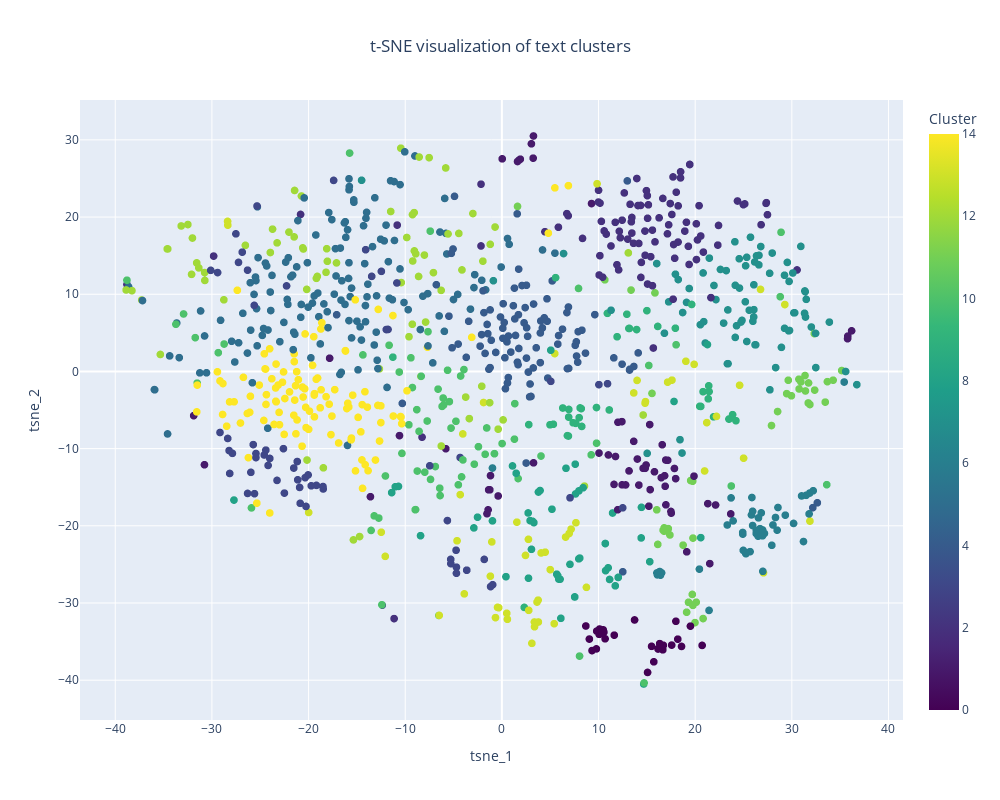

Notebook code for this chart:
### Code cell
kmeans = KMeans(**study.best_params).fit(embeddings)
labels = kmeans.labels_
tsne = TSNE(n_components=2, random_state=42)
tsne_embeddings = tsne.fit_transform(np.array(arr2))

df = pd.DataFrame({
    'tsne_1': tsne_embeddings[:, 0],
    'tsne_2': tsne_embeddings[:, 1],
    'cluster': labels,
    'text': arr1 
})

fig = px.scatter(
    df,
    x='tsne_1',
    y='tsne_2',
    color='cluster',
    hover_data=['text'],
    title='t-SNE visualization of text clusters',
    labels={'cluster': 'Cluster'},
    color_continuous_scale='viridis'
)

fig.update_traces(
    marker=dict(size=8),
    selector=dict(mode='markers')
)

fig.update_layout(
    height=800,
    width=1000,
    title={
        'y':0.95,
        'x':0.5,
        'xanchor': 'center',
        'yanchor': 'top'
    }
)

fig.show()

fig.write_html("tsne_visualization_kmeans_calinski_harabasz.html")

### Figure 1 — Plotly figure (JSON) as saved in the notebook; plotly's stock layout.template omitted (floating-point values rounded to 4 significant figures; data arrays with more than 128 entries replaced by an {"elided": "..."} marker saying what was removed)
{"data": [{"customdata": {"elided": "1067x1 str values"}, "hovertemplate": "tsne_1=%{x}<br>tsne_2=%{y}<br>text=%{customdata[0]}<br>Cluster=%{marker.color}<extra></extra>", "legendgroup": "", "marker": {"color": {"elided": "1067 int values"}, "coloraxis": "coloraxis", "size": 8, "symbol": "circle"}, "mode": "markers", "name": "", "showlegend": false, "type": "scattergl", "x": {"elided": "1067 float values"}, "xaxis": "x", "y": {"elided": "1067 float values"}, "yaxis": "y"}], "layout": {"coloraxis": {"colorbar": {"title": {"text": "Cluster"}}, "colorscale": [[0, "#440154"], [0.1111, "#482878"], [0.2222, "#3e4989"], [0.3333, "#31688e"], [0.4444, "#26828e"], [0.5556, "#1f9e89"], [0.6667, "#35b779"], [0.7778, "#6ece58"], [0.8889, "#b5de2b"], [1, "#fde725"]]}, "height": 800, "legend": {"tracegroupgap": 0}, "title": {"text": "t-SNE visualization of text clusters", "x": 0.5, "xanchor": "center", "y": 0.95, "yanchor": "top"}, "width": 1000, "xaxis": {"anchor": "y", "domain": [0, 1], "title": {"text": "tsne_1"}}, "yaxis": {"anchor": "x", "domain": [0, 1], "title": {"text": "tsne_2"}}}}
